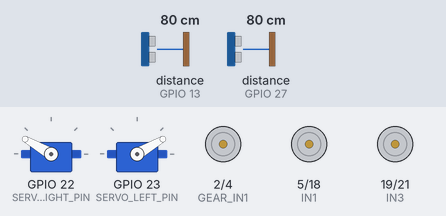
Simulated run of this sketch. Board: ESP32. Parts: 2 × servo, motor-driver pin pairs drawn as motors (green arrow = first pin HIGH = forward, orange = second pin HIGH = backward, longer = more drive). The test bench sets the inputs (shaded band); at power-on: distance to the obstacle (sensors on GPIO 13, GPIO 27) 80 cm. The echo pulse lasts 58.3 µs per cm.

Above: at 3.1 s.
3.2 s: distance to the obstacle (sensor on GPIO 13) set to 17 cm
4.7 s: distance to the obstacle (sensor on GPIO 13) set to 12 cm
At 6.4 s:
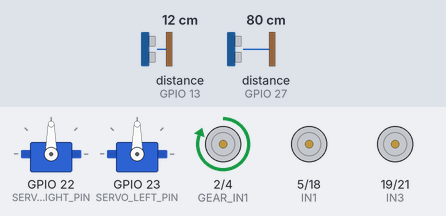
At 7.5 s:
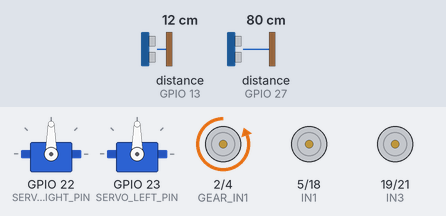
Timing chart, 0 to 13.7 s (numbered marks = the images above; inputs shaded):
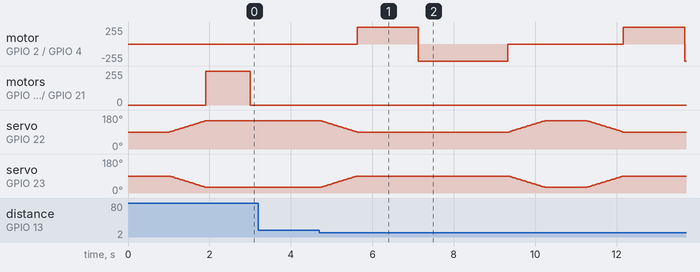

Measured:
- the behaviour switches between 15 and 14 cm on distance to the obstacle (sensor on GPIO 13) (found by bisection; images 0 and 1)
- after the input at 3.2 s, every drawn part: stays the same
- after the input at 4.7 s, motor on GPIO 2 (GEAR_IN1) / GPIO 4 (GEAR_IN2): stopped → forward 255/255 after 0.93 s, → backward 255/255 1.5 s later, → stopped 2.2 s later, → forward 255/255 2.8 s later, … (5 changes in this stretch)

The sketch:

sketch_oct7a.ino
```cpp
#include <ESP32Servo.h>   // ESP32Servo library for controlling servos
#include <NewPing.h>

#define TRIG_PIN_1 12      // Trigger pin for the first ultrasonic sensor
#define ECHO_PIN_1 13      // Echo pin for the first ultrasonic sensor
#define TRIG_PIN_2 14      // Trigger pin for the second ultrasonic sensor
#define ECHO_PIN_2 27      // Echo pin for the second ultrasonic sensor

#define IN1 5              // Motor driver pin for left motor (movement motor)
#define IN2 18             // Motor driver pin for left motor (movement motor)
#define IN3 19             // Motor driver pin for right motor (movement motor)
#define IN4 21             // Motor driver pin for right motor (movement motor)

#define GEAR_IN1 2         // Gear motor pin for lifting the arm
#define GEAR_IN2 4         // Gear motor pin for lifting the arm

#define SERVO_RIGHT_PIN 22  // Right servo pin
#define SERVO_LEFT_PIN 23   // Left servo pin

Servo rightServo;
Servo leftServo;

NewPing sonar1(TRIG_PIN_1, ECHO_PIN_1, 200);  // First ultrasonic sensor
NewPing sonar2(TRIG_PIN_2, ECHO_PIN_2, 200);  // Second ultrasonic sensor

unsigned long lastCommTime = 0;
const unsigned long COMM_TIMEOUT = 3000; // Communication timeout in milliseconds

void setup() {
  Serial.begin(9600);

  // Motor setup
  pinMode(IN1, OUTPUT);
  pinMode(IN2, OUTPUT);
  pinMode(IN3, OUTPUT);
  pinMode(IN4, OUTPUT);

  // Gear motor setup
  pinMode(GEAR_IN1, OUTPUT);
  pinMode(GEAR_IN2, OUTPUT);

  // Servo setup
  rightServo.attach(SERVO_RIGHT_PIN);
  leftServo.attach(SERVO_LEFT_PIN);

  // Set both servos to middle position (90 degrees)
  rightServo.write(90);
  leftServo.write(90);

  delay(1000);  // Small delay to stabilize servos at starting position

  // Move the right servo to 120 degrees and left servo to 60 degrees
  for (int pos = 90; pos <= 150; pos++) {
    rightServo.write(pos);
    leftServo.write(180 - pos);  // Left servo mirror movement (180 - pos)
    delay(15);  // Adjust this value to control the speed of servo movement
  }

  // Start the ultrasonic sensors and wheel motors after the servos finish
  moveForward();
}

void loop() {
  // Check for communication timeout
  if (millis() - lastCommTime > COMM_TIMEOUT) {
    stopMovement();  // Stop all movement if communication timeout occurs
  }

  // Read distances from ultrasonic sensors
  int distance1 = sonar1.ping_cm(); // Distance from the first ultrasonic sensor
  int distance2 = sonar2.ping_cm(); // Distance from the second ultrasonic sensor

  // Check if the first ultrasonic sensor detects an object (e.g., within 15 cm)
  if (distance1 > 0 && distance1 < 15) {
    stopMovement();  // Stop moving when the first ultrasonic sensor detects the object
    pickUpGarbage(); // Use the servos and gear motor to pick up and drop the garbage
  }

  // Check if the second ultrasonic sensor detects an object in the box (e.g., within 15 cm)
  if (distance2 > 0 && distance2 < 15) {
    returnToInitialState();  // Call function to restart the operation
  }

  // Process commands from the terminal (optional feature)
  if (Serial.available()) {
    char command = Serial.read();  // Read the command
    lastCommTime = millis();  // Update last communication time

    if (command == 'F') {
      moveForward();
    } else if (command == 'R') {
      rotateAndSearch();
    } else {
      // Heartbeat signal received, no action needed
    }
  }
}

// Function to move the garbage collector forward
void moveForward() {
  digitalWrite(IN1, HIGH);  // Left motor forward
  digitalWrite(IN2, LOW);
  digitalWrite(IN3, HIGH);  // Right motor forward
  digitalWrite(IN4, LOW);
}

// Function to rotate and search for objects
void rotateAndSearch() {
  int motorSpeed = 80; // Set speed to 50% (0-255 range)

  // Rotate left motor at 50% speed
  analogWrite(IN1, motorSpeed);  // Left motor forward at reduced speed
  digitalWrite(IN2, LOW);

  // Rotate right motor in reverse at 50% speed
  analogWrite(IN3, LOW);   // Right motor reverse at reduced speed
  digitalWrite(IN4, motorSpeed);
}

// Function to stop all movement
void stopMovement() {
  digitalWrite(IN1, LOW);  // Stop left motor
  digitalWrite(IN2, LOW);
  digitalWrite(IN3, LOW);  // Stop right motor
  digitalWrite(IN4, LOW);
}

// Function to pick up garbage using servos and gear motor
void pickUpGarbage() {
  // Step 1: Close the servos to pick up the object (reverse previous movement)
  for (int pos = 150; pos >= 90; pos--) {
    rightServo.write(pos);
    leftServo.write(180 - pos);
    delay(15);
  }

  // Step 2: Use the gear motor to lift the arm for 2 seconds
  digitalWrite(GEAR_IN1, HIGH);
  digitalWrite(GEAR_IN2, LOW);
  delay(1500);  // Lift the arm for 2 seconds

  // Step 3: Return the arm to its original position
  digitalWrite(GEAR_IN1, LOW);
  digitalWrite(GEAR_IN2, HIGH);
  delay(2200);  // Lower the arm back

  // Stop the gear motor
  digitalWrite(GEAR_IN1, LOW);
  digitalWrite(GEAR_IN2, LOW);

  // Step 4: Re-open the servos to release the object
  for (int pos = 90; pos <= 150; pos++) {
    rightServo.write(pos);
    leftServo.write(180 - pos);
    delay(15);
  }

  returnToInitialState();
}

// Function to return to initial state after detecting object in the box
void returnToInitialState() {
  stopMovement();
  delay(1000);
  moveForward();
}
```
